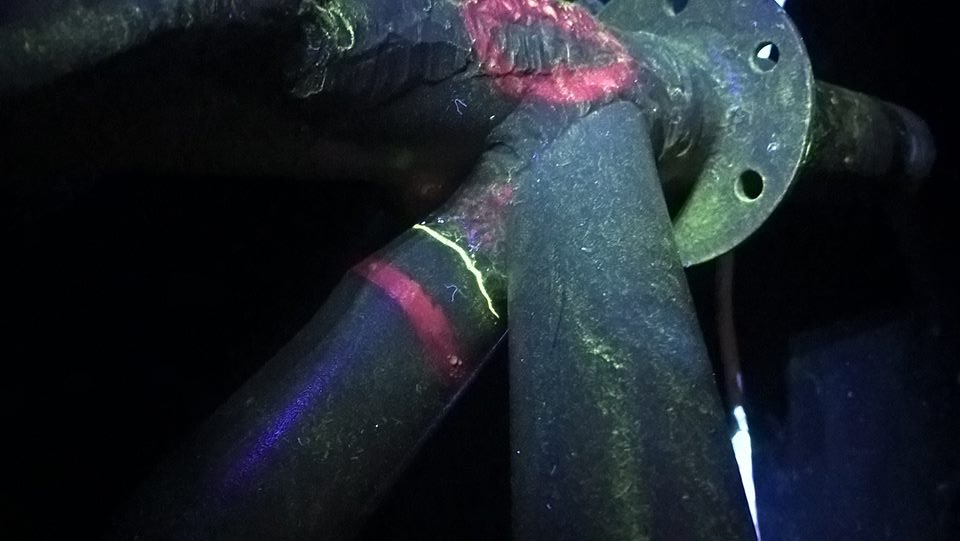
#> input picture Union estructural c.jpg, 960 x 541 px
$ jupyter execute Actividades.ipynb   (older library calls are emulated)
#> lines starting #> are read from the running program, lines starting #| are printed output that depends on the picture; after the words box and inside, x2 and y2 are one past the last pixel; in counts of white or black regions, pixels touching at a corner belong together; long printed decimals are rounded
<center> Machine Learning e Imágenes en Python

# Binarización: Clasificación dentro de una imagen en 2 clases, utilizando una variable: intensidad

Cargar en la notebook utilizando la librería OpenCV una imagen de manera monocroma que contenga un objeto claro u oscuro a destacar del fondo y luego:

* Binarizar la imagen por umbralado de la intensidad (utilizar el histograma de ser necesario para la elección del umbral), buscando separar el objeto deseado del fondo (unos,255 o rue en el objeto y ceros o False en el fondo).
* Mejorar la binarización con un filtro morfológico que crea adecuado.
* Encontrar los bordes del objeto utilizando operaciones morfológicas o gradiente morfológico.

[cell 1]
import cv2
import numpy as np
import matplotlib.pyplot as plt

img = cv2.imread('Union estructural c.jpg',cv2.IMREAD_GRAYSCALE)
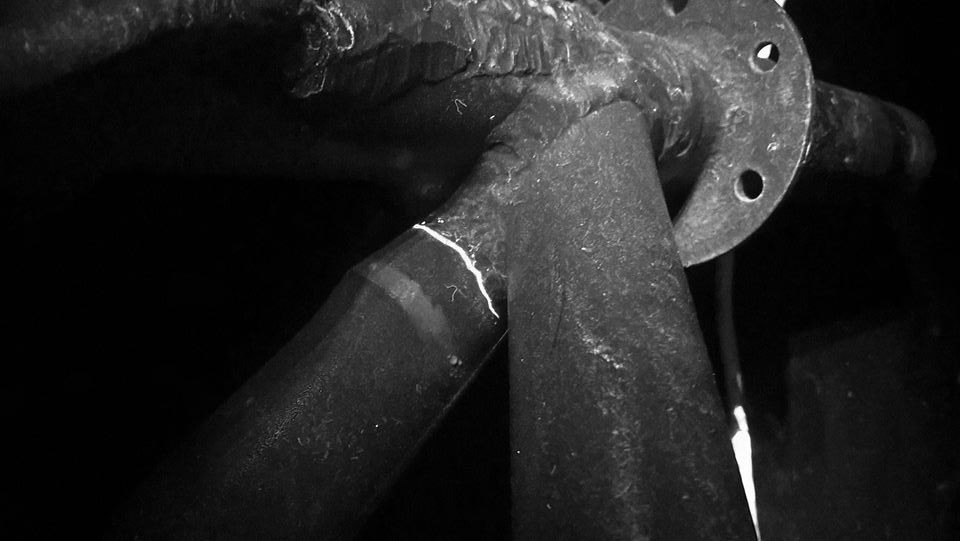
#> img: shape (541, 960); min 0, max 255, mean 34.7
print('tamaño de la imagen monocroma:', img.shape)
#| tamaño de la imagen monocroma: (541, 960)
plt.imshow(img, cmap='gray')
plt.colorbar()
plt.show()

[cell 2]
print('Intensidades de toda la imagen monocroma:')
print ('Media:', np.mean(img),', Mediana:', np.median(img),
       ', Desvío:', np.std(img))
#| Media: 34.685 , Mediana: 18.0 , Desvío: 41.481

plt.hist(img.ravel(), 256,[0,256] )
plt.title('histograma'), plt.xlabel('bins de intensidad de iluminacion'), plt.ylabel('cantidad de pixeles')
plt.show()
#> figure, not shown here; tallest bar 80755 high, from x = 1 to 2

## Binarización

[cell 3]
#Quitamos ruido y aplicamos Sobel
blur = cv2.GaussianBlur(img,(9,9),0)
sobelx = cv2.Sobel(src = blur, ddepth = cv2.CV_64F, dx = 1, dy = 0, ksize = 3)
sobely = cv2.Sobel(blur, cv2.CV_64F, dx = 0, dy = 1, ksize = 3)
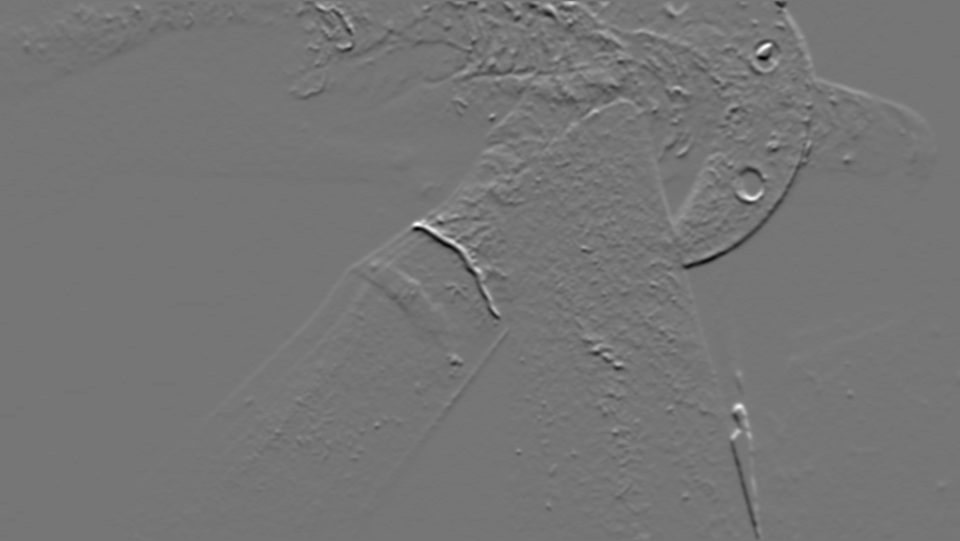
#> sobely: shape (541, 960) float64; min -281, max 325, mean -0.7; drawn with min black and max white
res=np.sqrt(sobelx ** 2 + sobely ** 2)
arr = np.uint8(res)
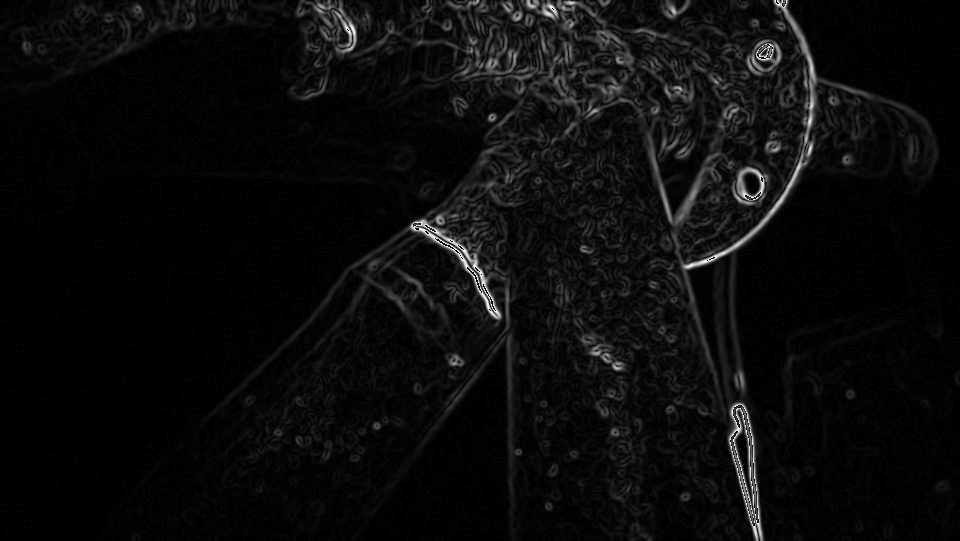
#> arr: shape (541, 960); min 0, max 255, mean 11.6


#Binarizamos
ret3,binaria3 = cv2.threshold(arr,0,255,cv2.THRESH_OTSU)#Binarizacion automatica por OTSU
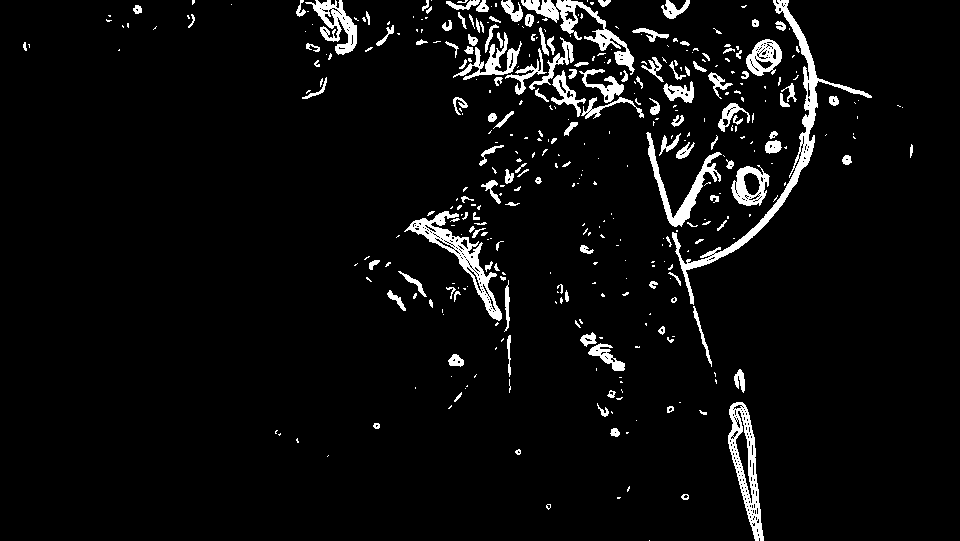
#> binaria3: shape (541, 960); 5.1% white; 389 white regions (249 under 20 px), largest, box (x1, y1, x2, y2) and area: (672, 0, 872, 305) 3269, (404, 211, 502, 321) 2018, (728, 402, 764, 541) 1846
#> ret3 = 46
print('Binarizacion automatica por OTSU',ret3)
#| Binarizacion automatica por OTSU 46.0
ret1,binaria1 = cv2.threshold(res,60,255,cv2.THRESH_BINARY)
#> binaria1: shape (541, 960) float64; 3.5% white; 287 white regions (175 under 20 px), largest, box (x1, y1, x2, y2) and area: (680, 0, 818, 302) 2365, (728, 402, 764, 541) 1949, (407, 212, 502, 320) 1899
print('Binarizacion',ret1)


fig, axs = plt.subplots(nrows=2, ncols=2, sharex=False)
axs=axs.ravel()
fig.set_figheight(6)
fig.set_figwidth(10)


axs[0].imshow(binaria3, cmap='gray',vmin=0 ,vmax=255)
axs[0].set_title('Imagen binaria OTZU')

axs[1].imshow(binaria1, cmap='gray',vmin=0 ,vmax=255)
axs[1].set_title('Imagen binaria ')

axs[2].hist(binaria3[:,:].ravel(), 256,[0,256] )
axs[2].set_xlabel('bins de intensidad')
axs[2].set_ylabel('cantidad de pixeles')

axs[3].hist(binaria1[:,:].ravel(), 256,[0,256] )
axs[3].set_xlabel('bins de intensidad')
axs[3].set_ylabel('cantidad de pixeles')

plt.show()
#> figure, not shown here; panel 3: tallest bar 492822 high, from x = 0 to 1; panel 4: tallest bar 501275 high, from x = 0 to 1

## Morfología

[cell 4]
#Elegimos la imagen binarizada (binaria1) con el umbral de 60
kernel=cv2.getStructuringElement(cv2.MORPH_RECT, (5, 3))

cierre=cv2.morphologyEx(binaria1,cv2.MORPH_CLOSE,kernel)
#> cierre: shape (541, 960) float64; 4% white; 184 white regions (104 under 20 px), largest, box (x1, y1, x2, y2) and area: (680, 0, 826, 302) 2804, (407, 212, 509, 323) 2298, (728, 402, 764, 541) 2091
apertura = cv2.morphologyEx(binaria1, cv2.MORPH_OPEN, kernel)
#> apertura: shape (541, 960) float64; 2% white; 90 white regions (31 under 20 px), largest, box (x1, y1, x2, y2) and area: (728, 403, 762, 529) 1833, (409, 219, 502, 320) 1538, (681, 162, 807, 270) 992

fig = plt.gcf()
fig.set_size_inches(14.5, 10.5)
plt.subplot(1,3,1), plt.imshow(binaria1,cmap='gray'),plt.title('Imagen Binaria Original'),plt.xticks([]), plt.yticks([])
plt.subplot(1,3,2),plt.imshow(apertura,cmap='gray'),plt.title('Apertura'),plt.xticks([]), plt.yticks([])
plt.subplot(1,3,3),plt.imshow(cierre,cmap='gray'),plt.title('Cierre'),plt.xticks([]), plt.yticks([])

plt.show()

## Extracción de  bordes

[cell 5]
kernel=cv2.getStructuringElement(cv2.MORPH_ELLIPSE, (5, 5))

erosion = cv2.erode(binaria1,kernel,iterations = 1)
#> erosion: shape (541, 960) float64; 0.56% white in thin lines or dots, all inside (x1, y1, x2, y2) = (319, 0, 815, 533)

dilatacion = cv2.dilate(binaria1,kernel,iterations = 1)
#> dilatacion: shape (541, 960) float64; 7.4% white; 131 white regions (9 under 20 px), largest, box (x1, y1, x2, y2) and area: (665, 0, 828, 304) 4816, (405, 210, 511, 329) 3538, (499, 0, 636, 73) 2982

gradiente=cv2.morphologyEx(binaria1,cv2.MORPH_GRADIENT,kernel)
#> gradiente: shape (541, 960) float64; 6.9% white; 136 white regions (10 under 20 px), largest, box (x1, y1, x2, y2) and area: (665, 0, 828, 304) 4192, (405, 210, 511, 329) 3049, (458, 15, 555, 96) 2873

fig = plt.gcf()
fig.set_size_inches(14.5, 10.5)
plt.subplot(1,4,1), plt.imshow(binaria1,cmap='gray'),plt.title('Imagen Original'),plt.xticks([]), plt.yticks([])
plt.subplot(1,4,2),plt.imshow(binaria1-erosion,cmap='gray'),plt.title('Borde interior'),plt.xticks([]), plt.yticks([])
plt.subplot(1,4,3),plt.imshow(dilatacion-binaria1,cmap='gray'),plt.title('Borde exterior'),plt.xticks([]), plt.yticks([])
plt.subplot(1,4,4),plt.imshow(gradiente,cmap='gray'),plt.title('Gradiente'),plt.xticks([]), plt.yticks([])
plt.show()

#  Clasificación dentro de una imagen

Cargue una imagen RGB a elección con clases identificables:

* Utilice k-medias con k=4 cantidad de clusters para realizar clasificación no supervisada de la imagen. Muestre los resultados, tanto en el espacio RGB como en la disposición de los clusters encontrados en la imagen.
* Realice una clasificación semi-supervisada:
 - etiquetando manualmente pixeles de las clases. muestre los pixeles etiquetados en el espacio RGB.
 - reclasificando toda la imagen según esas clases.
 - Muestre los resultados y realice una mejora de la clasificación utilizando un filtro de moda

[cell 6]
import cv2
satelite_cv=cv2.imread('satelite.jpg')
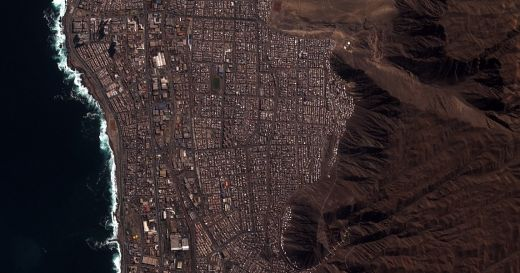
#> input picture satelite.jpg, 520 x 273 px
#> satelite_cv is the input picture: shape (273, 520, 3); mean B, G, R 43.5, 42.5, 54.4
satelite=satelite_cv.copy()
satelite[:,:,[2,1,0]]=satelite_cv #De BGR a RGB

from matplotlib import pyplot as plt
plt.imshow(satelite)
plt.show()

[cell 7]
import numpy as np
dims=satelite.shape
#> dims = (273, 520, 3)
cant_filas=dims[0]
#> cant_filas = 273
cant_columnas=dims[1]
#> cant_columnas = 520
cant_pixeles=cant_filas*cant_columnas
#> cant_pixeles = 141960
data0=np.zeros([cant_pixeles,4],dtype='int')
for f in range(cant_filas):
    for c in range(cant_columnas):
        nro=f*cant_columnas+c
        data0[nro,0]=nro
        data0[nro,1:4]=satelite[f,c,:]

import pandas as pd
df = pd.DataFrame(data0, columns=["pixel_id","rojo","verde","azul"])
#> df = table of 141960 rows and 4 columns

print(df.shape)
#| (141960, 4)
print('Base de pixeles:')
df.head()
#> Out = table of 5 rows and 4 columns

[cell 8]
from sklearn.cluster import KMeans
from sklearn import preprocessing
from sklearn.metrics import silhouette_score

df_pix=df.drop('pixel_id',axis=1)
#> df_pix = table of 141960 rows and 3 columns
kmedias3=KMeans(n_clusters=3).fit(df_pix)

print('Suma de los cuadrados de las distancias al clusters / Inertia: ', kmedias3.inertia_)
#| Suma de los cuadrados de las distancias al clusters / Inertia:  117211980.953

[cell 9]
scores = [KMeans(n_clusters=i+2).fit(df_pix).inertia_ for i in range(10)]
#> scores = [213276831.3, 117211981, 68255466.7, 42377803.6, 30478081.7, 23944304.4, 19330209.6, 16256506.6, 14198740.5, 13593081.2]
plt.plot(np.arange(2, 12), scores)
plt.xlabel('Number of clusters')
plt.ylabel("Inertia")
plt.title("Inertia of k-Means versus number of clusters")
#> figure, not shown here; curve peaks at x = 2, y = 213276831.3

[cell 10]
kmeans = KMeans(n_clusters=4)
kmeans.fit(df_pix)
df_clusters=df.copy()
#> df_clusters = table of 141960 rows and 4 columns
df_clusters['kmedias_4']=kmeans.labels_
df_clusters.head()
#> Out = table of 5 rows and 5 columns

## Resultados en espacio RGB

[cell 11]
import matplotlib.pyplot as plt
import matplotlib.patches as mpatches

colores=['purple','blue','orange','red']
variables=["rojo","verde","azul"]

variable1=variables[1]
variable2=variables[0]

f1 = df_clusters[variable1].values
f2 = df_clusters[variable2].values
f3 = df_clusters.kmedias_4

asignar=[]
l=len(f3)
#> l = 141960
print('se grafican de a dos (dimensión 2)')

for k in range(l):
    asignar.append(colores[f3[k]-1])
#> after the loop, asignar = 141960 items

plt.scatter(f1, f2, c=asignar, s=1)
plt.xlabel(variable1)
plt.ylabel(variable2)
patch1 = mpatches.Patch(color=colores[0], label='cluster0')
patch2 = mpatches.Patch(color=colores[1], label='cluster1')
patch3 = mpatches.Patch(color=colores[2], label='cluster2')
patch4 = mpatches.Patch(color=colores[3], label='cluster3')
plt.legend(handles=[patch1,patch2,patch3,patch4])
plt.title('Kmedias y Distancia euclídea en espacio RGB')
plt.show()

[cell 12]
from matplotlib import pyplot as plt
from mpl_toolkits.mplot3d import Axes3D

fig = plt.figure()
ax = Axes3D(fig)

ax.scatter(df[variables[0]].values, df[variables[1]].values, df[variables[2]].values,c=asignar, s=1)
ax.set_xlabel(variables[0])
ax.set_ylabel(variables[1])
ax.set_zlabel(variables[2])
plt.show()

## Disposición de los clusters encontrados en la imagen

[cell 13]
clasif_km=df_clusters.kmedias_4.values.reshape(satelite.shape[0] ,satelite.shape[1])
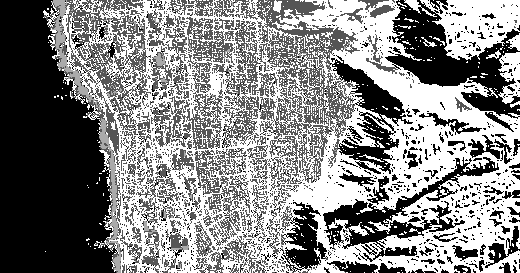
#> clasif_km: shape (273, 520) int32; min 0, max 3, mean 1.59; drawn with min black and max white
plt.imshow(clasif_km,cmap='inferno')
plt.colorbar()
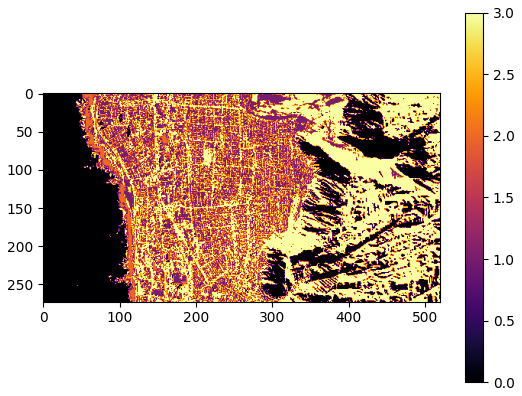
#> figure drawn by matplotlib, 2 panels

## Teniendo en cuenta los colores

[cell 14]
normalized_vectors = preprocessing.normalize(df_pix)#Vectores normalizados fila por fila
#realizo nuevamente el metodo del codo para det la cantidad adecuada de clusters

scores = [KMeans(n_clusters=i+2).fit(normalized_vectors).inertia_ for i in range(10)]
#> scores = [1687.3, 1135.1, 945, 782.9, 634.9, 545.2, 486.6, 486.3, 401.5, 387.1]
plt.plot(np.arange(2, 12), scores)
plt.xlabel('Number of clusters')
plt.ylabel("Inertia")
plt.title("Inertia of Cosine k-Means versus number of clusters")
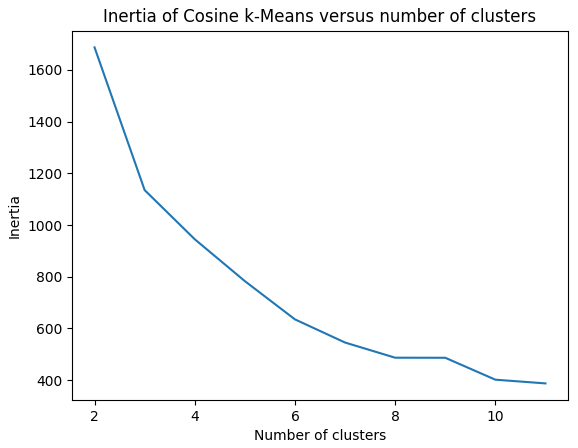
#> figure drawn by matplotlib, 1 panel; curve peaks at x = 2, y = 1687.3

[cell 15]
normalized_kmeans = KMeans(n_clusters=4)
normalized_kmeans.fit(normalized_vectors)

#imprimimos los datos normalizados
print(normalized_vectors[0:4,:])
#| [[0.2411 0.434 0.868]
#|  [0.2411 0.434 0.868]
#|  [0.2411 0.434 0.868]
#|  [0.2411 0.434 0.868]]


df_clusters['kmedias_cos_3']=normalized_kmeans.labels_
df_clusters.head()
#> Out = table of 5 rows and 6 columns

[cell 16]
f3 = df_clusters.kmedias_cos_3

asignar=[]
l=len(f3)

for k in range(l): #for index, row in filtered_data.iterrows():
    asignar.append(colores[f3[k]-1])

plt.scatter(f1, f2, c=asignar, s=1)
plt.xlabel(variable1)
plt.ylabel(variable2)
patch1 = mpatches.Patch(color=colores[0], label='cluster0')
patch2 = mpatches.Patch(color=colores[1], label='cluster1')
patch3 = mpatches.Patch(color=colores[2], label='cluster2')
plt.legend(handles=[patch1,patch2,patch3])
plt.title('Kmedias y Distancia del coseno')
plt.show()

[cell 17]
fig = plt.figure()
ax = Axes3D(fig)

ax.scatter(df[variables[0]].values, df[variables[1]].values, df[variables[2]].values,c=asignar, s=1)
ax.set_xlabel(variables[0])
ax.set_ylabel(variables[1])
ax.set_zlabel(variables[2])
plt.show()

[cell 18]
clasif_3=df_clusters.kmedias_cos_3.values.reshape(satelite.shape[0] ,satelite.shape[1]) #sin for!!
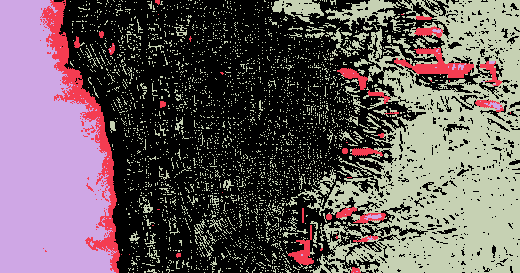
#> clasif_3: shape (273, 520) int32; 4 distinct labels, from 0 to 3; one colour per label, 0 black
plt.imshow(clasif_3,cmap ='inferno')

plt.colorbar()
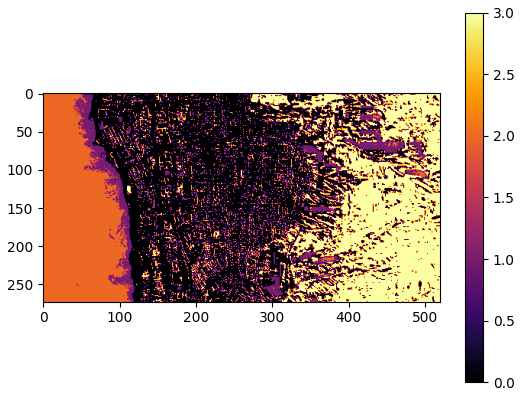
#> figure drawn by matplotlib, 2 panels

## Clasificación semi-supervisada

[cell 19]
import cv2
satelite_cv=cv2.imread('satelite.jpg')#al abrir con cv2 se abre como BGR
print(satelite_cv.size)
#| 425880
print(satelite_cv.shape)
#| (273, 520, 3)


satelite=satelite_cv.copy()
satelite[:,:,[2,1,0]]=satelite_cv

from matplotlib import pyplot as plt
plt.imshow(satelite)
plt.show()

[cell 20]
import numpy as np
dims=satelite.shape
cant_filas=dims[0]
cant_columnas=dims[1]
cant_pixeles=cant_filas*cant_columnas
data0=np.zeros([cant_pixeles,4],dtype='int')
for f in range(cant_filas):
    for c in range(cant_columnas):
        nro=f*cant_columnas+c
        data0[nro,0]=nro
        data0[nro,1:4]=satelite[f,c,:]

import pandas as pd
df = pd.DataFrame(data0, columns=["pixel_id","rojo","verde","azul"])

print(df.shape)
#| (141960, 4)
print('Base de pixeles:')
df.head(171961)
#> Out = table of 141960 rows and 4 columns
